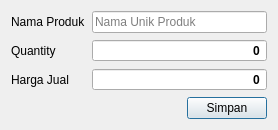
<?xml version="1.0" encoding="UTF-8"?>
<ui version="4.0">
 <class>NewProductDialog</class>
 <widget class="QDialog" name="NewProductDialog">
  <property name="geometry">
   <rect>
    <x>0</x>
    <y>0</y>
    <width>278</width>
    <height>128</height>
   </rect>
  </property>
  <property name="windowTitle">
   <string>Produk Baru</string>
  </property>
  <layout class="QFormLayout" name="formLayout">
   <item row="0" column="0">
    <widget class="QLabel" name="label">
     <property name="text">
      <string>Nama Produk</string>
     </property>
    </widget>
   </item>
   <item row="0" column="1">
    <widget class="QLineEdit" name="lineEdit">
     <property name="placeholderText">
      <string>Nama Unik Produk</string>
     </property>
    </widget>
   </item>
   <item row="1" column="0">
    <widget class="QLabel" name="label_2">
     <property name="text">
      <string>Quantity</string>
     </property>
    </widget>
   </item>
   <item row="1" column="1">
    <widget class="QSpinBox" name="spinBox">
     <property name="font">
      <font>
       <bold>true</bold>
      </font>
     </property>
     <property name="alignment">
      <set>Qt::AlignmentFlag::AlignRight|Qt::AlignmentFlag::AlignTrailing|Qt::AlignmentFlag::AlignVCenter</set>
     </property>
     <property name="buttonSymbols">
      <enum>QAbstractSpinBox::ButtonSymbols::NoButtons</enum>
     </property>
     <property name="showGroupSeparator" stdset="0">
      <bool>true</bool>
     </property>
     <property name="maximum">
      <number>1000000</number>
     </property>
    </widget>
   </item>
   <item row="2" column="0">
    <widget class="QLabel" name="label_3">
     <property name="text">
      <string>Harga Jual</string>
     </property>
    </widget>
   </item>
   <item row="2" column="1">
    <widget class="QSpinBox" name="spinBox_2">
     <property name="font">
      <font>
       <bold>true</bold>
      </font>
     </property>
     <property name="alignment">
      <set>Qt::AlignmentFlag::AlignRight|Qt::AlignmentFlag::AlignTrailing|Qt::AlignmentFlag::AlignVCenter</set>
     </property>
     <property name="buttonSymbols">
      <enum>QAbstractSpinBox::ButtonSymbols::NoButtons</enum>
     </property>
     <property name="showGroupSeparator" stdset="0">
      <bool>true</bool>
     </property>
     <property name="maximum">
      <number>1000000</number>
     </property>
    </widget>
   </item>
   <item row="3" column="0" colspan="2">
    <layout class="QHBoxLayout" name="horizontalLayout">
     <item>
      <spacer name="horizontalSpacer">
       <property name="orientation">
        <enum>Qt::Orientation::Horizontal</enum>
       </property>
       <property name="sizeHint" stdset="0">
        <size>
         <width>40</width>
         <height>20</height>
        </size>
       </property>
      </spacer>
     </item>
     <item>
      <widget class="QPushButton" name="saveButton">
       <property name="text">
        <string>Simpan</string>
       </property>
      </widget>
     </item>
    </layout>
   </item>
  </layout>
 </widget>
 <resources/>
 <connections/>
</ui>
